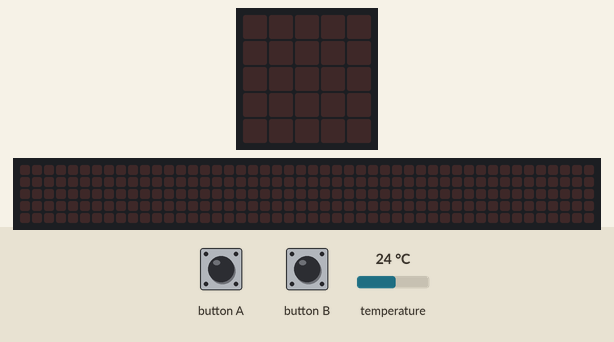
The program below on a simulated BBC micro:bit (MakeCode). On the bench: the board's 5×5 LED display, a strip that is not on the board, showing the scrolling text unrolled. Inputs (shaded band) come from the test bench; at power-on: temperature 24 °C. The 48×5 strip is a reading aid, not a part: it shows the text the display is scrolling, unrolled, one strip-width of it at a time.

Above: at 1.2 s.
1.3 s: button A pressed for 0.15 s
At 4.0 s:
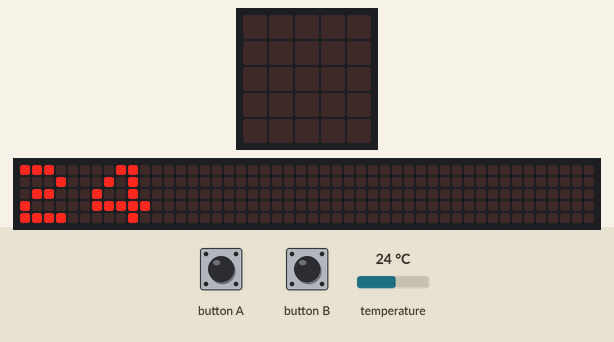
4.3 s: button B pressed for 0.15 s
At 4.67 s:
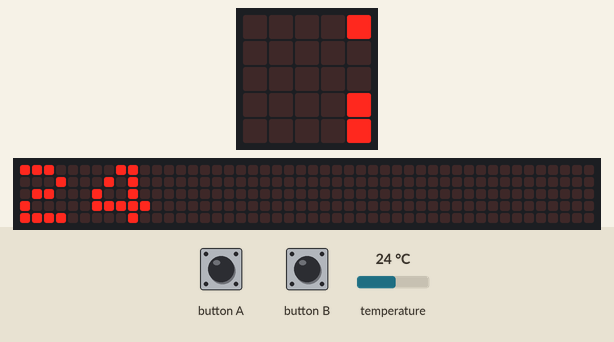
Timing chart, 0 to 7.3 s (numbered marks = the images above; inputs shaded):
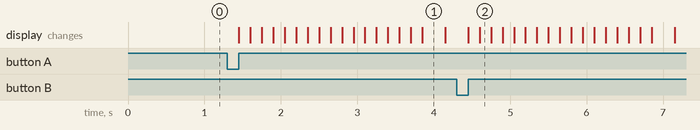

The program:

main.ts
```typescript
radio.onReceivedNumber(function (receivedNumber) {
    TEMPERATURA_EXTERIOR = receivedNumber
})
input.onButtonPressed(Button.A, function () {
    basic.showNumber(input.temperature())
})
input.onButtonPressed(Button.B, function () {
    basic.showNumber(input.temperature())
})
let TEMPERATURA_EXTERIOR = 0
radio.setGroup(2)
```

test.ts
```typescript
// aquí va el archivo "tests"; esto no se compilará cuando este paquete se utilice como una extensión.
```

Measured:
- after the input at 1.3 s, the display: changes after 0.15 s (image 1)
- after the input at 4.3 s, the display: first changes after 0.15 s (image 2 shows a later state)
